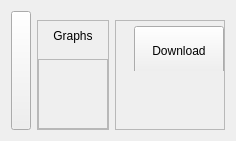
            <widget class="QWidget" name="stats_page">
             <property name="sizePolicy">
              <sizepolicy hsizetype="Expanding" vsizetype="Expanding">
               <horstretch>0</horstretch>
               <verstretch>0</verstretch>
              </sizepolicy>
             </property>
             <layout class="QHBoxLayout" name="horizontalLayout_32" stretch="0,6">
              <item>
               <widget class="QPushButton" name="expand_button">
                <property name="sizePolicy">
                 <sizepolicy hsizetype="Fixed" vsizetype="Expanding">
                  <horstretch>0</horstretch>
                  <verstretch>0</verstretch>
                 </sizepolicy>
                </property>
                <property name="maximumSize">
                 <size>
                  <width>20</width>
                  <height>16777215</height>
                 </size>
                </property>
                <property name="text">
                 <string/>
                </property>
                <property name="icon">
                 <iconset resource="../style_resource/resource.qrc">
                  <normaloff>:/icons/icons_financial_app/expand.svg</normaloff>
                  <normalon>:/icons/icons_financial_app/expand.svg</normalon>:/icons/icons_financial_app/expand.svg</iconset>
                </property>
                <property name="iconSize">
                 <size>
                  <width>20</width>
                  <height>20</height>
                 </size>
                </property>
                <property name="checkable">
                 <bool>true</bool>
                </property>
                <property name="autoExclusive">
                 <bool>true</bool>
                </property>
               </widget>
              </item>
              <item>
               <widget class="QWidget" name="widget_40" native="true">
                <layout class="QHBoxLayout" name="horizontalLayout_33" stretch="2,7">
                 <property name="leftMargin">
                  <number>0</number>
                 </property>
                 <property name="rightMargin">
                  <number>0</number>
                 </property>
                 <property name="bottomMargin">
                  <number>0</number>
                 </property>
                 <item>
                  <widget class="QFrame" name="frame">
                   <property name="frameShape">
                    <enum>QFrame::Shape::StyledPanel</enum>
                   </property>
                   <property name="frameShadow">
                    <enum>QFrame::Shadow::Raised</enum>
                   </property>
                   <layout class="QVBoxLayout" name="verticalLayout_29">
                    <property name="spacing">
                     <number>8</number>
                    </property>
                    <property name="leftMargin">
                     <number>0</number>
                    </property>
                    <property name="topMargin">
                     <number>0</number>
                    </property>
                    <property name="rightMargin">
                     <number>0</number>
                    </property>
                    <property name="bottomMargin">
                     <number>0</number>
                    </property>
                    <item>
                     <widget class="QLabel" name="graphs_label">
                      <property name="minimumSize">
                       <size>
                        <width>0</width>
                        <height>30</height>
                       </size>
                      </property>
                      <property name="text">
                       <string>Graphs</string>
                      </property>
                      <property name="alignment">
                       <set>Qt::AlignmentFlag::AlignCenter</set>
                      </property>
                     </widget>
                    </item>
                    <item>
                     <widget class="QScrollArea" name="scrollArea">
                      <property name="widgetResizable">
                       <bool>true</bool>
                      </property>
                      <widget class="QWidget" name="scrollAreaWidgetContents">
                       <property name="geometry">
                        <rect>
                         <x>0</x>
                         <y>0</y>
                         <width>98</width>
                         <height>28</height>
                        </rect>
                       </property>
                       <layout class="QVBoxLayout" name="verticalLayout_34"/>
                      </widget>
                     </widget>
                    </item>
                   </layout>
                  </widget>
                 </item>
                 <item>
                  <widget class="QFrame" name="frame_2">
                   <property name="frameShape">
                    <enum>QFrame::Shape::StyledPanel</enum>
                   </property>
                   <property name="frameShadow">
                    <enum>QFrame::Shadow::Raised</enum>
                   </property>
                   <layout class="QVBoxLayout" name="verticalLayout_30" stretch="0,1">
                    <property name="spacing">
                     <number>0</number>
                    </property>
                    <property name="leftMargin">
                     <number>0</number>
                    </property>
                    <property name="topMargin">
                     <number>0</number>
                    </property>
                    <property name="rightMargin">
                     <number>0</number>
                    </property>
                    <property name="bottomMargin">
                     <number>0</number>
                    </property>
                    <item>
                     <widget class="QWidget" name="widget_41" native="true">
                      <layout class="QHBoxLayout" name="horizontalLayout_34" stretch="0,0">
                       <property name="spacing">
                        <number>0</number>
                       </property>
                       <property name="leftMargin">
                        <number>0</number>
                       </property>
                       <property name="topMargin">
                        <number>0</number>
                       </property>
                       <property name="rightMargin">
                        <number>0</number>
                       </property>
                       <property name="bottomMargin">
                        <number>0</number>
                       </property>
                       <item>
                        <widget class="QWidget" name="filters_widget" native="true">
                         <layout class="QHBoxLayout" name="horizontalLayout_35"/>
                        </widget>
                       </item>
                       <item>
                        <widget class="QPushButton" name="download_chart_button">
                         <property name="sizePolicy">
                          <sizepolicy hsizetype="Preferred" vsizetype="Fixed">
                           <horstretch>0</horstretch>
                           <verstretch>0</verstretch>
                          </sizepolicy>
                         </property>
                         <property name="minimumSize">
                          <size>
                           <width>90</width>
                           <height>50</height>
                          </size>
                         </property>
                         <property name="maximumSize">
                          <size>
                           <width>90</width>
                           <height>40</height>
                          </size>
                         </property>
                         <property name="text">
                          <string>Download</string>
                         </property>
                        </widget>
                       </item>
                      </layout>
                     </widget>
                    </item>
                    <item>
                     <widget class="QWidget" name="charts_widget" native="true">
                      <layout class="QVBoxLayout" name="verticalLayout_35"/>
                     </widget>
                    </item>
                   </layout>
                  </widget>
                 </item>
                </layout>
               </widget>
              </item>
             </layout>
            </widget>
